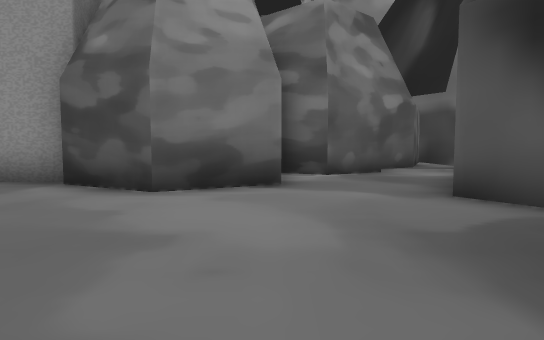
view 1 (above)

18 first-person views from a walk through a scene from a Unity 3-D project. The camera is 1.3 m above the floor, tilts 4° down and sees 75° across. The floor is counted in squares, 2 m on a side. Each view is taken from the middle of a square. On the plan, view 1 faces up. The plan holds only what a view shows up to about 10 squares ahead; the rest is blank. The place goes on beyond the plan. Some animated figures are not drawn.

view 2
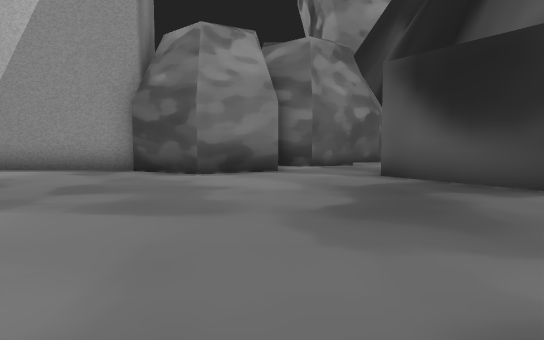

view 3
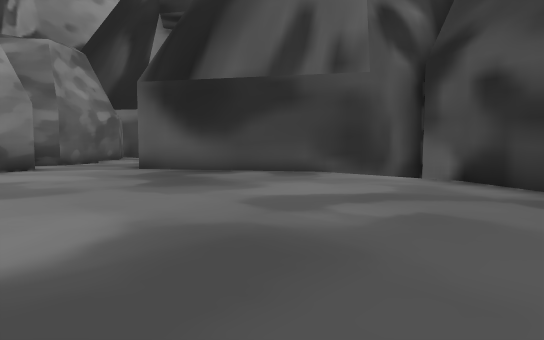

view 4
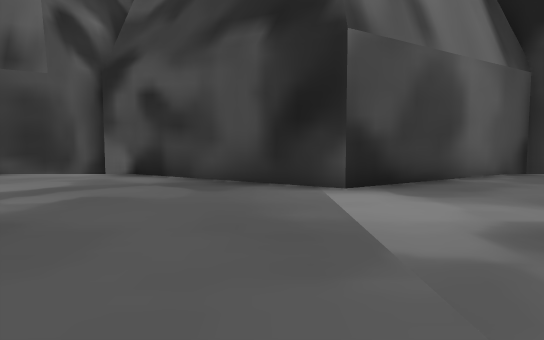

view 5
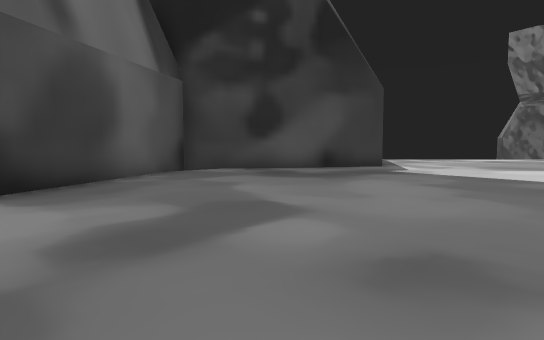

view 6
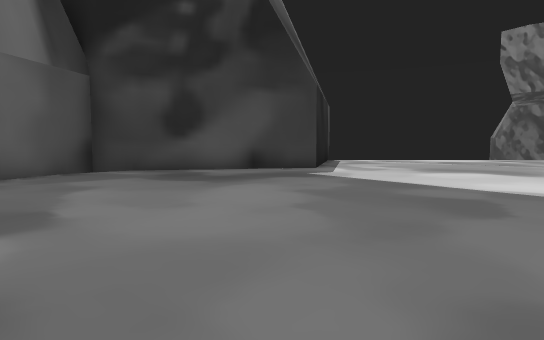

view 7
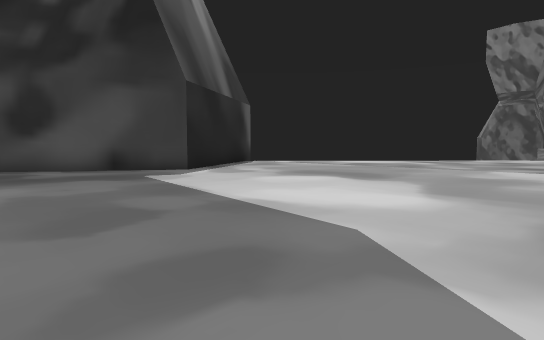

view 8
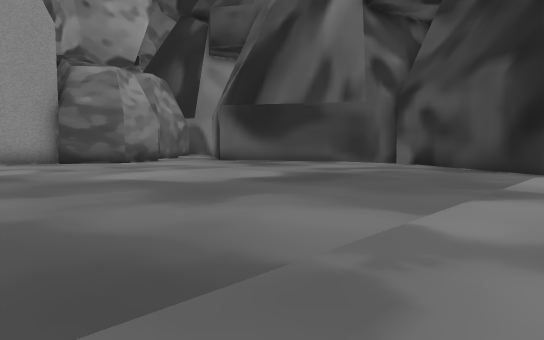

view 9
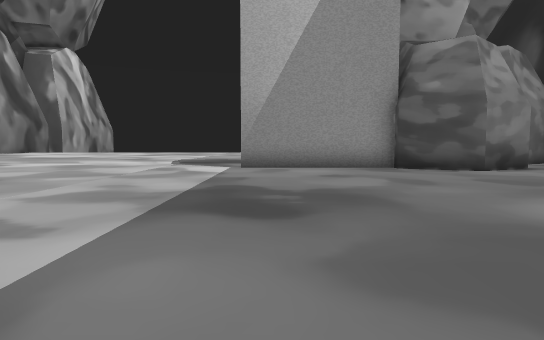

view 10
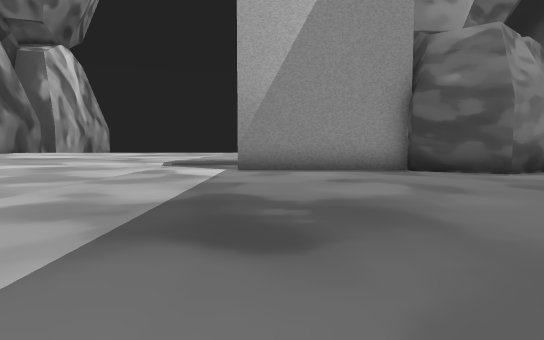

view 11
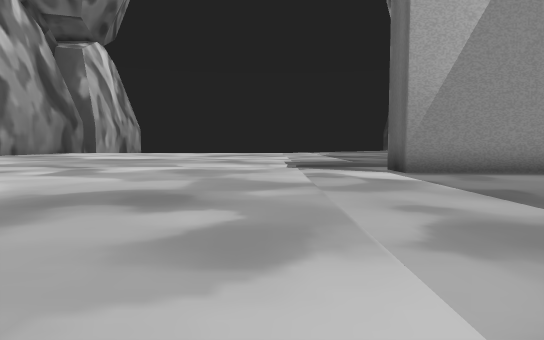

view 12
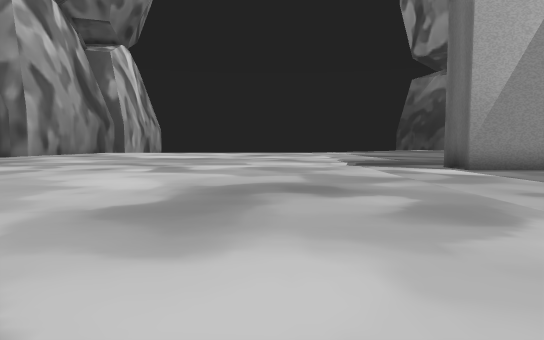

view 13
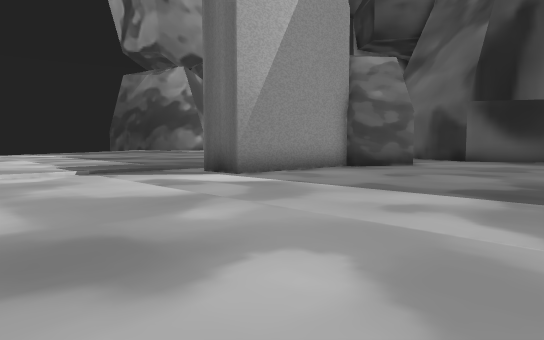

view 14
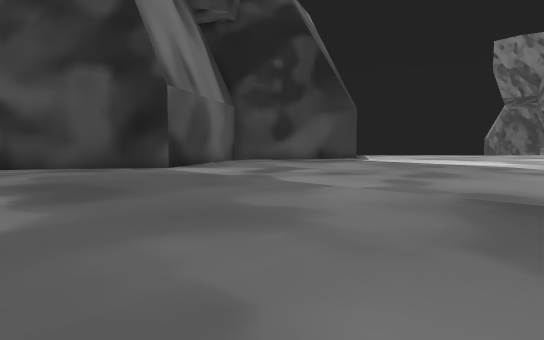

view 15
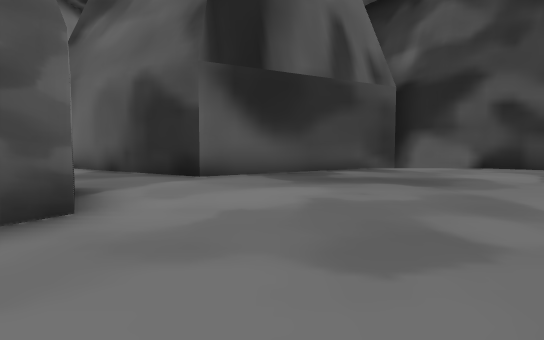

view 16
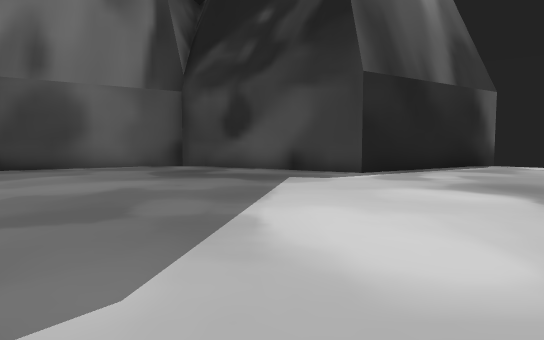

view 17
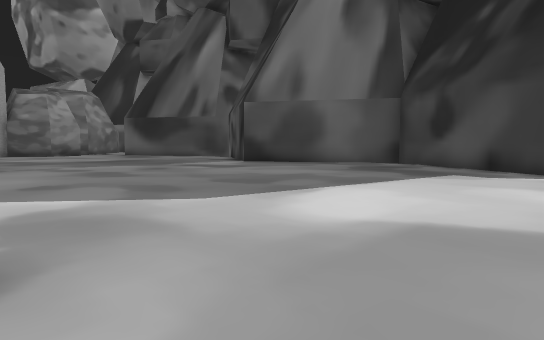

view 18
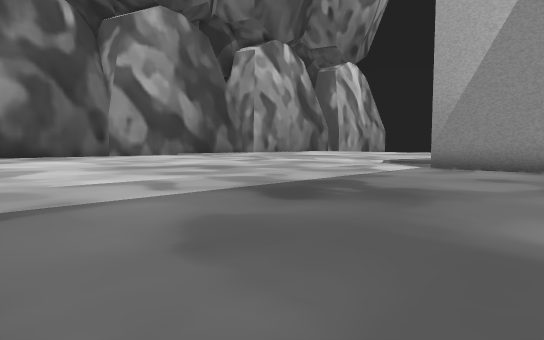

### Floor plan
Points are (right, up) in squares from view 1. A wall is a line through its corners. A room is listed if a view was taken in it or the views show most of it. See-through windows are left out.
Room 1 (views 1, 2, 3, 4, 5, 6, 7, 8, 9, 10, 11, 12, 13, 14, 15, 16, 17, 18)
walls: (-3.4, 6.2) (-7.9, 6.2) (-7.9, 7.6); (0.2, 5.9) (-1.7, 4.9) (-3.5, 5.9); (5.5, -0.6) (2.3, 4.5) (4.9, 8.5); (2.6, 8.5) (1.2, 7.8) (0.2, 8.3); (3.9, -19.6) (2.3, -17.1) (5.5, -12.1) (2.3, -7.1) (5.6, -2)

Positions as (right, up) in squares from view 1, and headings:
1: (0, 0), facing up
2: (0, -3), facing up
3: (-2, -5), facing up-right
4: (-3, -6), facing right
5: (-3, -7), facing down-right
6: (-4, -9), facing down-right
7: (-6, -12), facing down-right
8: (-7, -8), facing up-right
9: (-7, -4), facing up
10: (-7, -3), facing up
11: (-11, -2), facing up
12: (-13, -3), facing up
13: (-13, 0), facing up-right
14: (-7, -2), facing down-right
15: (-5, 3), facing right
16: (-6, -15), facing right
17: (-7, -18), facing up-right
18: (-4, -4), facing up-left
